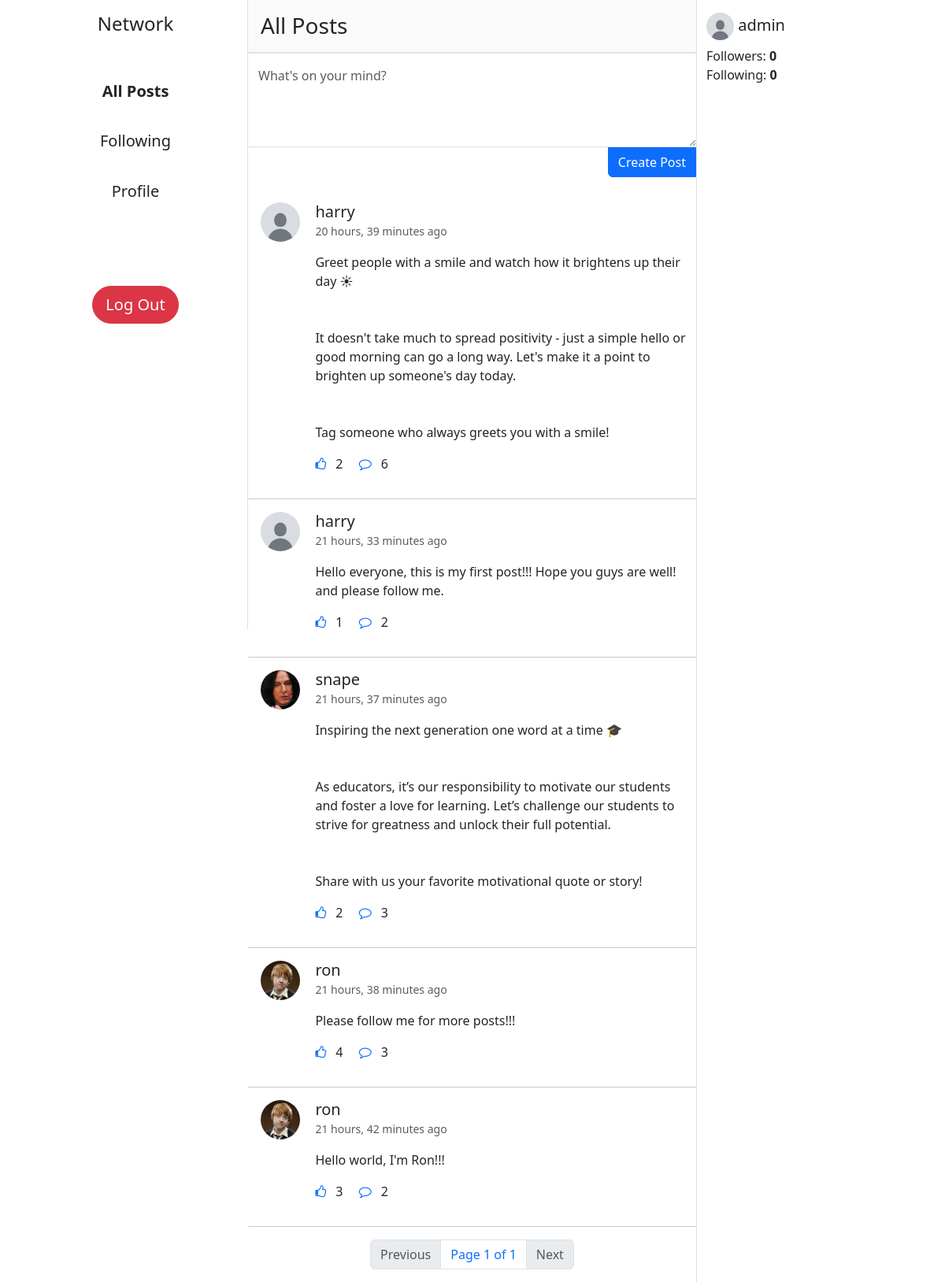
Screenshot of / (signed in) with the database file from the repository.
### network/models.py (models this page shows, shortened)
class Post(models.Model):
    content = models.CharField(max_length=1200, null=False, blank=False)
    posted_on = models.DateTimeField(auto_now_add=True)
    posted_by = models.ForeignKey(User, on_delete=models.CASCADE, related_name="posts")
    likes = models.ManyToManyField(User, blank=True, related_name="liked_posts")
    def count_likes(self):
        return self.likes.count()
    def get_comments(self):
        return self.comments.all()
    def count_comments(self):
        return self.comments.count()
    def check_like(self, user):
        try:
            self.likes.get(pk=user.id)
            return True
        except:
            return False

class User(AbstractUser):
    profile_pic = models.ImageField(upload_to="images/", default="images/default-profile-pic.jpg")
    def get_followers_count(self):
        return self.followers.count()
    def get_followings_count(self):
        return self.followings.count()

### network/views.py (the view)
# urls.py: path("", views.index, name="index"),
def index(request):
    posts = Post.objects.all()
    posts = posts.order_by("-posted_on")
    paginator = Paginator(posts, 10)
    page_num = request.GET.get("page")
    posts = paginator.get_page(page_num if page_num else 1)
    likes = []
    for post in posts:
        likes.append(post.check_like(user=request.user))
    zipped_list = zip(posts, likes)
    return render(request, "network/index.html", {
        "posts": posts,
        "zipped_list": zipped_list
    })

### network/templates/network/index.html (shortened to what this page needs)
{% extends "network/layout.html" %}
{% block body %}
    {% if request.path == "/followings" %}
        <h3 class="p-3 bg-body-tertiary bg-opacity-75 m-0 border-bottom sticky-top">Your Followings</h3>
    {% elif request.path == "/" %}
        <h3 class="p-3 bg-body-tertiary bg-opacity-75 m-0 border-bottom sticky-top">All Posts</h3>
        {% if request.user.is_authenticated %}
            <form action="{% url 'create-post' %}" method="post" class="text-end mb-3">
                <div class="form-floating">
                    <textarea name="content" class="form-control border-end-0 border-start-0 rounded-0" placeholder="Leave a comment here" style="height: 120px;"></textarea>
                    <label for="post-content" class="text-muted">What's on your mind?</label>
                    <input class="btn btn-primary rounded-top-0 rounded-end-0" type="submit" value="Create Post">
                </div>
            </form>
        {% endif %}
    {% endif %}
    {% include "network/posts.html" %}
{% endblock %}

### network/templates/network/posts.html (shortened to what this page needs)
{% for post, like in zipped_list %}
        <div class="card w-100 border-0" id="post{{ post.id }}">
            <div class="row">
                <div class="col-1 m-3">
                    <img class="profile-pic profile-pic-md" src="{{ post.posted_by.profile_pic.url }}" alt="profile-pic">
                </div>
                <div class="col-9 card-body position-relative me-2">
                    <h5 class="card-title my-0">
                        <a href="{% url 'profile' post.posted_by.id %}"
                            class="link-dark link-underline-opacity-0 link-underline-opacity-100-hover">{{ post.posted_by }}</a>
                    </h5>
                    <small class="card-subtitle mb-2 text-body-secondary">{{ post.posted_on|timesince }} ago</small>
                    <p class="card-text my-3 post-content">{{ post.content }}</p>
                    <p class="card-text">
                        <a class="text-decoration-none like-btn" data-id="{{ post.id }}">
                            {% if like %}
                                <i class="fa fa-thumbs-up"></i>
                            {% else %}
                                <i class="fa fa-thumbs-o-up"></i>
                            {% endif %}
                        </a>
                        <span class="likes-count mx-2">{{ post.count_likes }}</span>
                        <a href="#commentCollapse{{ post.id }}" class="card-link text-decoration-none mx-2" data-bs-toggle="collapse"
                            role="button" aria-expanded="false" aria-controls="commentCollapse{{ post.id }}">
                            <i class="fa fa-comment-o"></i>
                        </a>
                        <span class="comments-count">{{ post.count_comments }}</span>
                    </p>
                </div>
            </div>
        </div>
        <hr class="my-0">
{% empty %}
    <h4 class="p-3">No posts yet.</h4>
{% endfor %}
{% include "network/pagination.html" %}

### network/templates/network/sidebar.html
{% if request.user.is_authenticated %}
    <h5 class="mt-3">
        <img class="profile-pic profile-pic-sm" src="{{ request.user.profile_pic.url }}" alt="profile-pic">
        <a href="{% url 'profile' request.user.id %}" class="link-dark link-underline-opacity-0 link-underline-opacity-100-hover">{{ request.user }}</a>
    </h5>
    <ul class="list-unstyled">
        <li>Followers: <strong>{{ request.user.get_followers_count }}</strong></li>
        <li>Following: <strong id="followings-count">{{ request.user.get_followings_count }}</strong></li>
    </ul>
{% endif %}

### network/static/network/styles.css (style rules this page uses)
.profile-pic { border-radius: 50%; object-fit: cover; }
.profile-pic-md { width: 50px; height: 50px; }
.profile-pic-sm { width: 35px; height: 35px; }
.post-content { white-space: pre-line; }

### rows the page displays
Post: posted_by.profile_pic (placeholder picture), posted_by "harry", posted_on "20 hours, 39 minutes", content "Greet people with a smile and watch how it brightens up their day ☀ It doesn't take much to spread positivity - just a simple hello or good morning can go a long way. Let's make it a point to brighten up someone's day today. Tag someone who always greets you with a smile!", count_likes "2", count_comments "6"
Post: posted_by.profile_pic (placeholder picture), posted_by "harry", posted_on "21 hours, 33 minutes", content "Hello everyone, this is my first post!!! Hope you guys are well! and please follow me.", count_likes "1", count_comments "2"
Post: posted_by.profile_pic (picture), posted_by "snape", posted_on "21 hours, 37 minutes", content "Inspiring the next generation one word at a time 🎓 As educators, it’s our responsibility to motivate our students and foster a love for learning. Let’s challenge our students to strive for greatness and unlock their full potential. Share with us your favorite motivational quote or story!", count_likes "2", count_comments "3"
Post: posted_by.profile_pic (picture), posted_by "ron", posted_on "21 hours, 38 minutes", content "Please follow me for more posts!!!", count_likes "4", count_comments "3"
Post: posted_by.profile_pic (picture), posted_by "ron", posted_on "21 hours, 42 minutes", content "Hello world, I'm Ron!!!", count_likes "3", count_comments "2"
User: user.profile_pic (placeholder picture), user "admin", user.get_followers_count "0", user.get_followings_count "0"

### other values shown
{{ posts.number }} "1"
{{ posts.paginator.num_pages }} "1"
